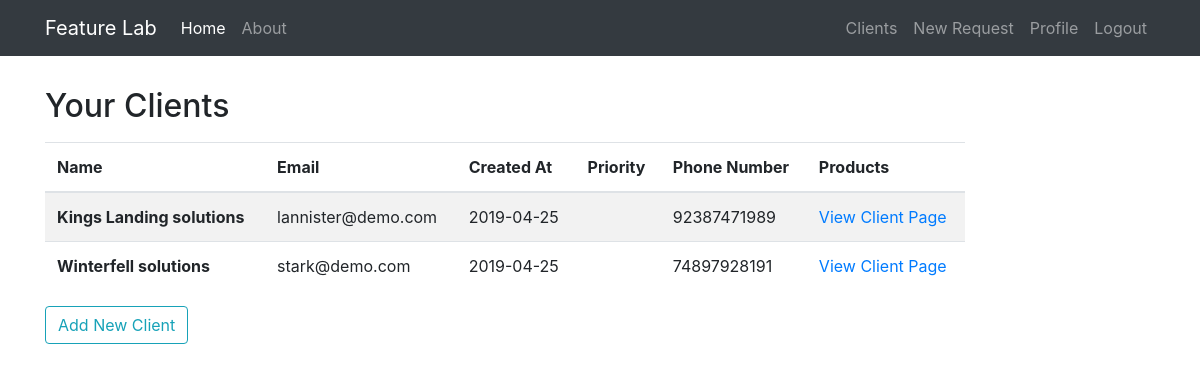
/clients (signed in), run on the app's committed database.
### feature_lab/models.py (models this page shows, shortened)
class Client(db.Model):
    id = db.Column(db.Integer, primary_key=True)
    name = db.Column(db.String(20), unique=True, nullable=False)
    email = db.Column(db.String(120), unique=True, nullable=False)
    bio = db.Column(db.Text(), nullable=False)
    phone_number = db.Column(db.String())
    created_at = db.Column(db.DateTime, nullable=False, default=datetime.utcnow)
    products = db.relationship('Product', backref='owner', lazy=True)
    user_id = db.Column(db.Integer, db.ForeignKey('user.id'), nullable=False)

### feature_lab/clients/routes.py (the view)
@clients.route('/clients')
@login_required
def clients_list(): # clients list page
    all_clients = Client.query.filter_by(user_id=current_user.id).all()
    return render_template('clients.html', clients=all_clients)

### feature_lab/models.py (called while the page is built)
@login_manager.user_loader
def load_user(user_id):
    return User.query.get(int(user_id))

### feature_lab/templates/clients.html
{% extends 'layout.html' %}
{% block content %}
    <h2 class="mb-3">Your Clients</h2>
    {% if clients %}
        <table class="table table-striped">
          <thead>
            <tr>
                <th scope="col">Name</th>
                <th scope="col">Email</th>
                <th scope="col">Created At</th>
                <th scope="col">Priority</th>
                <th scope="col">Phone Number</th>
                <th scope="col">Products</th>
            </tr>
          </thead>
            <tbody>
            {% for client in clients %}
                <tr>
                    <th scope="row">{{client.name}}</th>
                    <td>{{client.email}}</td>
                    <td>{{client.created_at.strftime('%Y-%m-%d')}}</td>
                    <td>{{client.priority}}</td>
                    <td>{{client.phone_number}}</td>
                    <td><a href="/client/{{client.id}}">View Client Page</a></td>
                </tr>
            {% endfor %}
          </tbody>
        </table>
    {% else %}
        <div class="container">
            <p class="text-secondary mb-4">You don't have any clients yet.</p>
        </div>
    {% endif %}
    <button type="button" class="btn btn-outline-info" onclick="window.location='/create_client'">Add New Client</button>
{% endblock content %}

### data on the page
Client: name "Kings Landing solutions", email "lannister@demo.com", created_at "2019-04-25", phone_number "92387471989"
Client: name "Winterfell solutions", email "stark@demo.com", created_at "2019-04-25", phone_number "74897928191"
